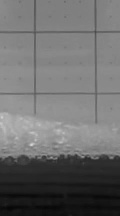
#> input picture demo2_images/liquid_frame100.jpg, 120 x 216 px, found by its file name
$ jupyter execute Test_EGT20570_THA_2.ipynb   (text cells are left out)
#> lines starting #> are read from the running program, lines starting #| are printed output that depends on the picture; after the words box and inside, x2 and y2 are one past the last pixel; in counts of white or black regions, pixels touching at a corner belong together; pictures that were not available may be replaced by others from this repository, and a replacement may not be noted
[cell 1]
import cv2
import numpy as np
from matplotlib import pyplot as plt

[cell 2]
# Importing Demo Images
img_r = cv2.imread('/content/drive/MyDrive/liquid_frame100.jpg', 0)
#> img_r is the input picture: shape (216, 120); min 6, max 212, mean 108.4
img_b = cv2.imread('/content/drive/MyDrive/liquid_frame000.jpg', 0)
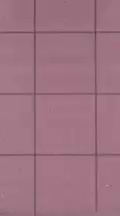
#> input picture demo2_images/liquid_frame000.jpg, 120 x 216 px, found by its file name
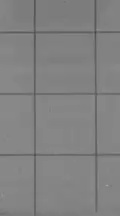
#> img_b: shape (216, 120); min 66, max 161, mean 129.6

# Display the images
plt.subplot(121), plt.imshow(img_r, cmap='gray'), plt.title('Random Image (100th Frame)')
plt.subplot(122), plt.imshow(img_b, cmap='gray'), plt.title('Background Image (0th Frame)')
plt.show()
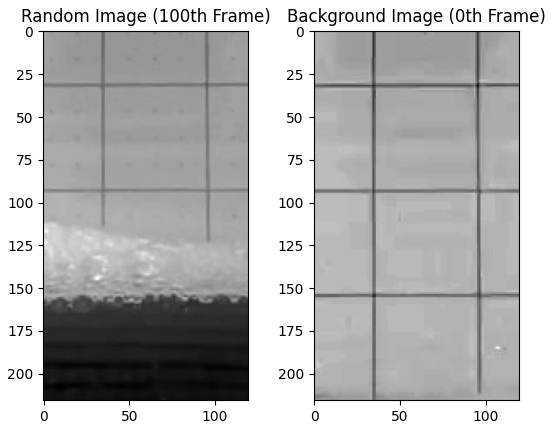
#> figure drawn by matplotlib, 2 panels

[cell 3]
# Subtracting the images
img_sub = cv2.subtract(img_b, img_r)
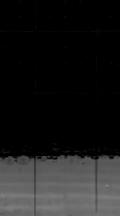
#> img_sub: shape (216, 120); min 0, max 138, mean 27.5

# Thresholding the image, to obtain binary image
ret, img_sub_thresh = cv2.threshold(img_sub, 0, 255, cv2.THRESH_BINARY + cv2.THRESH_OTSU)
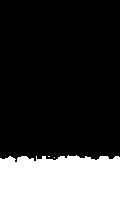
#> img_sub_thresh: shape (216, 120); 27.1% white; 3 white regions (2 under 20 px)
#> ret = 50
# Print the used threshold value
print('Threshold Value:', ret)
#| Threshold Value: 50.0

# Find contours in the image
contours, hierarchy = cv2.findContours(img_sub_thresh, cv2.RETR_TREE, cv2.CHAIN_APPROX_SIMPLE)
#> contours = 3 contours, 2 with area under 20; largest, box (x1, y1, x2, y2) and area: (0, 155, 120, 216) 6826

# Sort the contours by size in descending order
contours = sorted(contours, key=lambda x: cv2.contourArea(x), reverse=True)
# Print the contour areas
for i in range(len(contours)):
    print('Contour', i, 'Area:', cv2.contourArea(contours[i]))
#> this loop made 3 passes
#| Contour 0 Area: 6826.0
#| Contour 1 Area: 0.0
#| Contour 2 Area: 0.0

# Find the area of the whole image
rows, cols = img_sub_thresh.shape
#> rows = 216; cols = 120
total_area = rows * cols
#> total_area = 25920
print('Total Area:', total_area)
#| Total Area: 25920

# Calculate the percentage of the largest contour area, rounded to 1 decimal point
percentage = round((cv2.contourArea(contours[0]) / total_area) * 100, 1)
#> percentage = 26.3
print('Percentage:', percentage, '%')
#| Percentage: 26.3 %

# Display img_r , img_sub, img_sub_thresh side by side using plt
plt.subplot(131), plt.imshow(img_r, cmap='gray'), plt.title('Rand Img')
plt.subplot(132), plt.imshow(img_sub, cmap='gray'), plt.title('Subtracted Img')
plt.subplot(133), plt.imshow(img_sub_thresh, cmap='gray'), plt.title('Thresholded Image')
plt.show()

[cell 4]
# Reading frames from a video
cap = cv2.VideoCapture('/content/drive/MyDrive/liquidVideo.mp4')
ret, frame1 = cap.read()
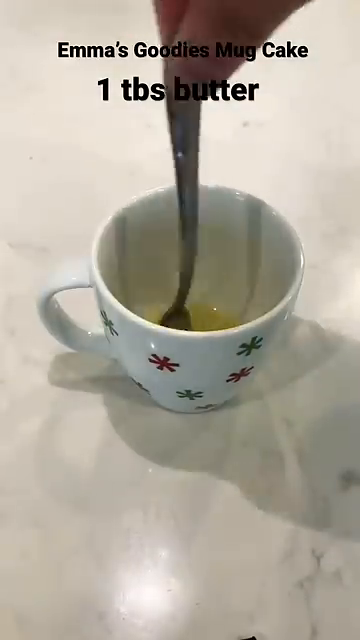
#> input picture frame 81 of MugCakeEmmas.mp4, 360 x 640 px, given in place of liquidVideo.mp4, which was not available
#> frame1 is the input picture: shape (640, 360, 3); mean B, G, R 156.8, 169.5, 176.6

# Displaying the first frame using plt
plt.imshow(frame1)
plt.show()

[cell 5]
import cv2
import matplotlib.pyplot as plt

def process_video(video_path):
    def initialize_video(video_path):
        cap = cv2.VideoCapture(video_path)
        if not cap.isOpened():
            raise IOError(f"Error: Unable to open video file {video_path}")
        return cap

    def get_first_frame(cap):
        ret, frame = cap.read()
        if not ret:
            raise IOError("Error: Unable to read the first frame.")
        return frame

    def process_frame(background, frame):
        # Subtract the current frame from the background
        img_sub = cv2.subtract(background, frame)

        # Convert to grayscale
        img_sub_gray = cv2.cvtColor(img_sub, cv2.COLOR_BGR2GRAY)

        # Apply threshold
        #_, img_sub_thresh = cv2.threshold(img_sub_gray, 100, 255, cv2.THRESH_BINARY)

        # Thresholding the image, to obtain binary image
        _, img_sub_thresh = cv2.threshold(img_sub_gray, 0, 255, cv2.THRESH_BINARY + cv2.THRESH_OTSU)

        # Find contours
        contours, _ = cv2.findContours(img_sub_thresh, cv2.RETR_TREE, cv2.CHAIN_APPROX_SIMPLE)

        return img_sub, img_sub_thresh, contours

    def calculate_percentage(contours, frame_area):
        if contours:
            largest_contour_area = max(cv2.contourArea(c) for c in contours)
            return (largest_contour_area / frame_area) * 100
        return 0

    cap = initialize_video(video_path)
    background = get_first_frame(cap)

    frame_area = background.shape[0] * background.shape[1]
    percentages = []

    while True:
        ret, frame = cap.read()
        if not ret:
            break

        img_sub, img_sub_thresh, contours = process_frame(background, frame)
        percentage = calculate_percentage(contours, frame_area)
        percentages.append(percentage)

        # Display the video and processed frames
        #cv2.imshow('Original Frame', frame)
        #cv2.imshow('Subtracted Frame', img_sub)
        #cv2.imshow('Thresholded Frame', img_sub_thresh)

        # Break the loop on pressing 'q'
        if cv2.waitKey(1) & 0xFF == ord('q'):
            break

    cap.release()
    cv2.destroyAllWindows()

    # Plot frame number vs percentage
    plt.figure()
    plt.plot(range(len(percentages)), percentages)
    plt.xlabel('Frame Number')
    plt.ylabel('Percentage of Largest Contour Area')
    plt.title('Frame Number vs Percentage of Largest Contour Area')
    plt.show()

# Call the function with the video path
video_path = '/content/drive/MyDrive/liquidVideo.mp4'
process_video(video_path)
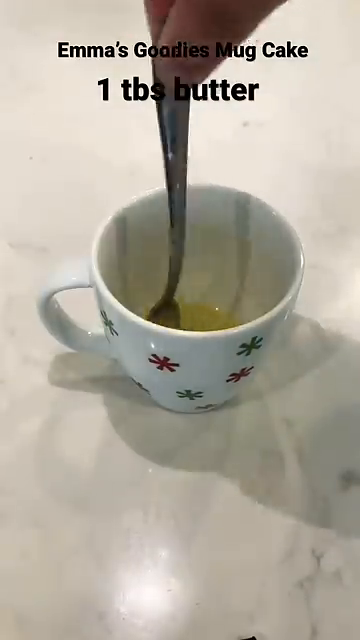
#> input picture frame 82 of MugCakeEmmas.mp4, 360 x 640 px, given in place of liquidVideo.mp4, which was not available
#> in process_video, frame is the input picture: shape (640, 360, 3); mean B, G, R 158, 170.7, 177.7
#> in process_frame, `img_sub = cv2.subtract(background, frame)`:
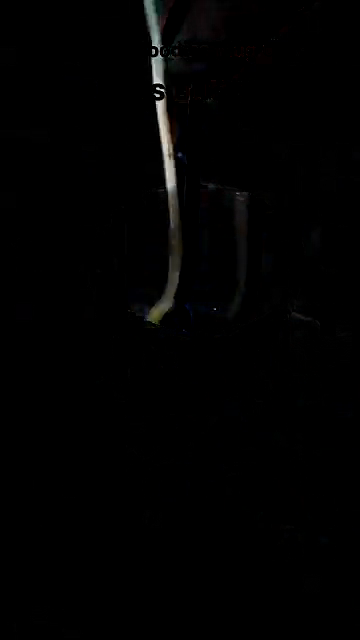
#> img_sub: shape (640, 360, 3); mean B, G, R 1.9, 2, 2
#> in process_frame, `_, img_sub_thresh = cv2.threshold(img_sub_gray, 0, 255, cv2.THRESH_BIN..`:
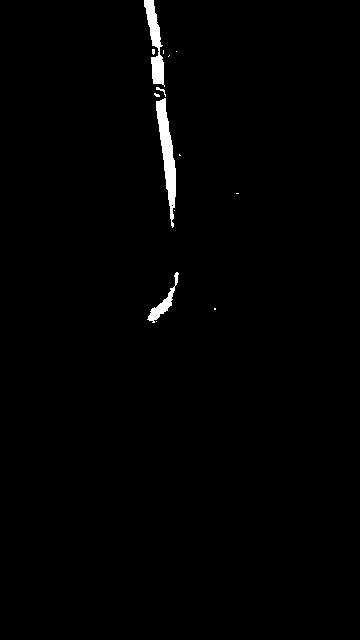
#> img_sub_thresh: shape (640, 360); 1% white; 14 white regions (10 under 20 px)
#> in process_frame, `contours, _ = cv2.findContours(img_sub_thresh, cv2.RETR_TREE, cv2.CHAI..`: contours = 15 contours, 12 with area under 20; largest, box (x1, y1, x2, y2) and area: (156, 98, 176, 228) 992, (144, 0, 165, 87) 701, (147, 272, 179, 323) 305
#> in calculate_percentage, `largest_contour_area = max(cv2.contourArea(c) for c in contours)`: largest_contour_area = 992.5
#> in process_video, `percentage = calculate_percentage(contours, frame_area)`: percentage = 0.431
#> (key q is pressed here)
#> in process_video, `plt.show()`:
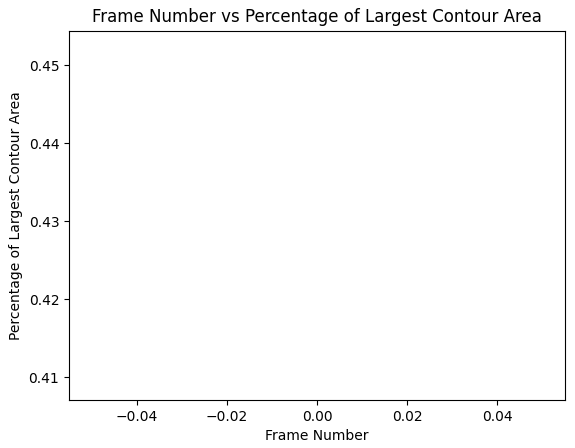
#> figure drawn by matplotlib, 1 panel

[cell 6]
import cv2
import numpy as np
from matplotlib import pyplot as plt

# Video path
video_path = '/content/drive/MyDrive/liquidVideo.mp4'

# Open the video
cap = cv2.VideoCapture(video_path)

# Read the first frame as background
ret, background = cap.read()

# Store liquid levels over frames
liquid_levels = []
frame_numbers = []
frame_area = background.shape[0] * background.shape[1]
#> frame_area = 230400

frame_count = 0
while cap.isOpened():
    ret, frame = cap.read()
    if not ret:
        break

    # Subtract the background
    img_sub = cv2.subtract(background, frame)

    # Convert frame to grayscale
    gray_frame = cv2.cvtColor(img_sub, cv2.COLOR_BGR2GRAY)

    # Apply thresholding
    _, img_sub_thresh = cv2.threshold(gray_frame, 0, 255, cv2.THRESH_BINARY + cv2.THRESH_OTSU)

    # Find contours
    contours, _ = cv2.findContours(img_sub_thresh, cv2.RETR_TREE, cv2.CHAIN_APPROX_SIMPLE)

    if contours:

        largest_contour_area = max(cv2.contourArea(c) for c in contours)
#> largest_contour_area = 992.5
        calculate_percentage = (largest_contour_area / frame_area) * 100
#> calculate_percentage = 0.431

        liquid_levels.append(calculate_percentage)
        frame_numbers.append(frame_count)

    frame_count += 1

cap.release()

# Plot the liquid level over time
plt.plot  (frame_numbers, liquid_levels, color ='green', linewidth=1)
plt.xlabel('Frame Number')
plt.ylabel('Liquid Level (%)')
plt.title('Liquid Level Over Time', fontweight='bold')
plt.show()
